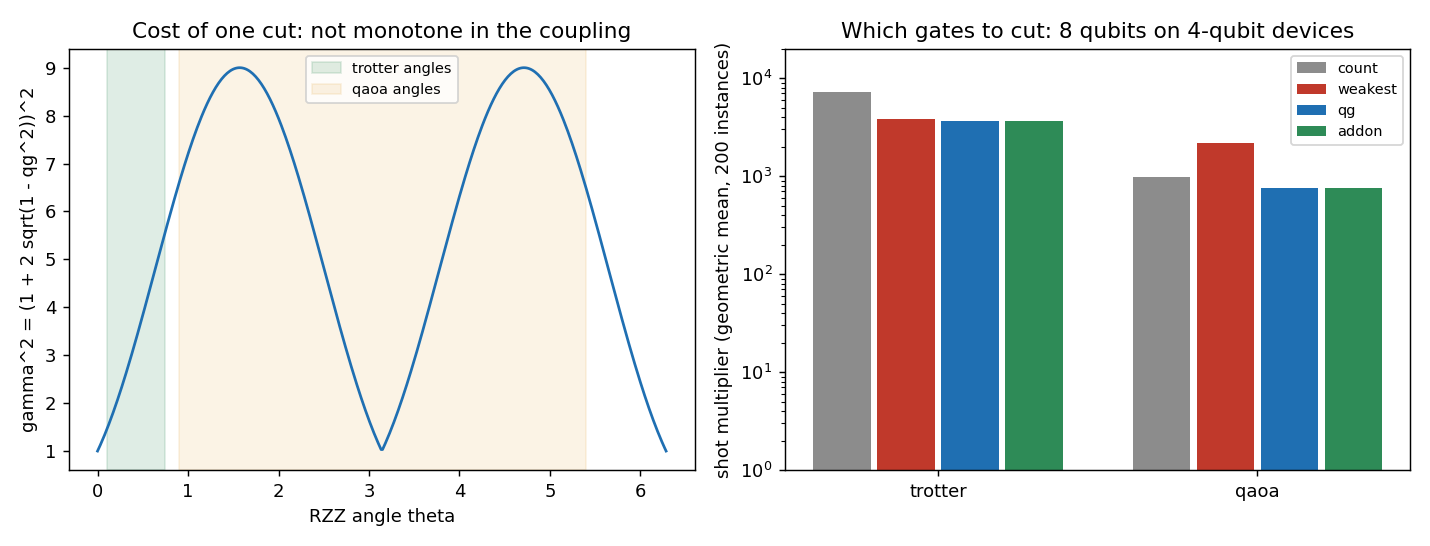

Write Python code to recreate this figure.
"""
Circuit knitting in practice: choosing WHICH gates to cut with the qg
cost formula.

§15.2 gives the sampling cost of cutting one two-qubit Pauli rotation
in closed form, gamma^2 = (1 + 2 sqrt(1 - qg^2))^2 with qg = cos(theta).
Here that formula is used to decide where to split a circuit that is too
large for one device, and the decision is compared with the angle-blind
alternatives people actually use.

Problem. An 8-qubit circuit of RZZ couplings on a sparse graph (ring
plus 4 random chords, 12 couplings) must run on devices of at most 4
qubits, so some gates have to be cut. Two families of angles:

  trotter  2 Trotter steps of a disordered Ising model,
           theta = 2 J dt, J ~ U(0.2, 1.5), dt = 0.25  ->  theta in [0.1, 0.75]
  qaoa     one weighted-MaxCut QAOA layer, theta = 2 gamma w,
           w ~ {1..6}, gamma = 0.45                 ->  theta in [0.9, 5.4]

Cut-selection rules, each evaluated by the true shot multiplier
(product of gamma^2 over the cut gates):

  count      fewest cut gates (the usual angle-blind rule; ties averaged)
  weakest    smallest total |theta| cut ("cut the weakest bonds"; ties averaged)
  qg         smallest sum of log gamma^2(qg): the exact optimum, found by
             scoring every partition into blocks of <= 4 qubits (3,795 of
             them) with the closed form
  addon      qiskit-addon-cutting's find_cuts (gate cuts only), as the
             reference implementation

Then one 6-qubit instance is cut end to end with the addon, once where
the count rule says and once where the qg rule says, with the same total
shot budget, to see whether the predicted cost shows up as error.

Findings (200 random instances per family; overhead = shot multiplier,
geometric mean over instances):

                  count    weakest   qg      addon  | qg strictly cheaper than
                                                    | count      weakest
    trotter       7,254    3,838     3,642   3,642  |  60%        12%
    qaoa            976    2,174       753     753  |  52%        62%

  * Trotter regime (every theta < pi/2): gamma grows with |theta|, so
    "cut the weakest bonds" is nearly the qg rule (5% more shots). The
    angle-blind count rule needs 2.0x more shots.
  * Large angles (QAOA): the cost is not monotone in the coupling, since
    RZZ(theta) near pi is almost a local Z(x)Z and nearly free to cut.
    "Cut the weakest bonds" becomes the worst rule (2.9x the qg optimum,
    worse than counting gates); qg is 1.3x cheaper than the count rule.
  * qiskit-addon-cutting's find_cuts finds the same optimum in all 400
    instances: it already prices each gate by its own QPD 1-norm, which
    is what the qg formula gives in closed form. What qg adds is the
    formula itself: at this size, exhaustively scoring all 3,795
    partitions takes 1-3 ms, vs 17-170 ms for the addon's search (but
    enumeration grows exponentially and the search does not).
  * End to end (6 qubits, 3 per device, 60,000 shots, 10 seeds; RMSE of
    the six <X_i>): the count rule cuts 2 gates (overhead 81), the qg
    rule 3 gates (overhead 7.4).
        shots per QPD term proportional to |c_i|:  count 0.037, qg 0.013
            -> 2.9x smaller error, predicted sqrt(81/7.4) = 3.3
        same shots for every subexperiment:        count 0.037, qg 0.083
            -> the ranking flips
    The gamma^2 law assumes importance sampling of the QPD terms. With
    uniform shots the cost grows with the number of subexperiments
    (6^k for k cuts) instead, and cutting fewer gates wins. So the qg
    cost is the right criterion only together with proportional shot
    allocation (the addon does this when num_samples is finite).

Honest summary: a cost saving, not a physical advantage, and the leading
tool already makes the angle-aware choice. The measurable gain is
against angle-blind rules (count) and magnitude rules (weakest bond),
largest when gate angles pass pi/2, and it only materializes with
shots allocated in proportion to the QPD weights.
"""

import math
import sys
import time

import numpy as np

from qang.knitting import cut_sampling_overhead

N_QUBITS = 8
CAPACITY = 4


# --------------------------------------------------------------------- #
# instances
# --------------------------------------------------------------------- #
def random_graph(n: int, n_chords: int, rng: np.random.Generator):
    """Ring plus n_chords random non-adjacent chords (no repeats)."""
    edges = {(i, (i + 1) % n) if i < (i + 1) % n else ((i + 1) % n, i) for i in range(n)}
    while len(edges) < n + n_chords:
        a, b = sorted(rng.choice(n, 2, replace=False).tolist())
        edges.add((a, b))
    return sorted(edges)


def instance(kind: str, seed: int, n: int = N_QUBITS):
    """List of RZZ gates (a, b, theta), in circuit order."""
    rng = np.random.default_rng(seed)
    edges = random_graph(n, n // 2, rng)
    if kind == "trotter":
        dt, steps = 0.25, 2
        thetas = {e: 2.0 * rng.uniform(0.2, 1.5) * dt for e in edges}
        return [(a, b, thetas[(a, b)]) for _ in range(steps) for (a, b) in edges]
    if kind == "qaoa":
        gamma = 0.45
        return [(a, b, 2.0 * gamma * int(rng.integers(1, 7))) for (a, b) in edges]
    raise ValueError(kind)


def gate_log_cost(theta: float) -> float:
    """log of gamma^2 for cutting RZZ(theta), from qg = cos(theta)."""
    return math.log(cut_sampling_overhead(max(-1.0, min(1.0, math.cos(theta)))))


# --------------------------------------------------------------------- #
# partitions and rules
# --------------------------------------------------------------------- #
def capacity_partitions(n: int, cap: int):
    """All set partitions of range(n) into blocks of size <= cap, as label
    tuples (restricted growth strings)."""
    out = []

    def rec(labels, sizes):
        i = len(labels)
        if i == n:
            out.append(tuple(labels))
            return
        for b in range(len(sizes) + 1):
            if b == len(sizes):
                rec(labels + [b], sizes + [1])
            elif sizes[b] < cap:
                sizes[b] += 1
                rec(labels + [b], sizes)
                sizes[b] -= 1

    rec([], [])
    return out


def _cut_mask(gates, parts: np.ndarray) -> np.ndarray:
    a = np.array([g[0] for g in gates])
    b = np.array([g[1] for g in gates])
    return parts[:, a] != parts[:, b]  # (n_partitions, n_gates)


RULES = ("count", "weakest", "qg")


def rule_overheads(gates, parts: np.ndarray) -> dict:
    """True log-overhead of the partition each rule picks (ties averaged)."""
    cut = _cut_mask(gates, parts)
    logc = np.array([gate_log_cost(t) for _, _, t in gates])
    true_cost = cut @ logc
    scores = {
        "count": cut.sum(axis=1).astype(float),
        "weakest": cut @ np.array([abs(t) for _, _, t in gates]),
        "qg": true_cost,
    }
    out = {}
    for rule, s in scores.items():
        best = np.isclose(s, s.min(), rtol=0, atol=1e-9)
        out[rule] = float(true_cost[best].mean())
    return out


def addon_log_overhead(gates, n: int = N_QUBITS, cap: int = CAPACITY, seed: int = 1) -> float:
    from qiskit import QuantumCircuit
    from qiskit_addon_cutting import DeviceConstraints, OptimizationParameters, find_cuts

    qc = QuantumCircuit(n)
    for a, b, t in gates:
        qc.rzz(t, a, b)
    _, meta = find_cuts(qc, OptimizationParameters(seed=seed, gate_lo=True, wire_lo=False, max_gamma=1e12),
                        DeviceConstraints(qubits_per_subcircuit=cap))
    return math.log(float(meta["sampling_overhead"]))


def survey(kind: str, seeds=range(200), with_addon: bool = True) -> dict:
    parts = np.array(capacity_partitions(N_QUBITS, CAPACITY))
    rows = []
    t_qg = t_addon = 0.0
    for s in seeds:
        g = instance(kind, s)
        t0 = time.perf_counter()
        r = rule_overheads(g, parts)
        t_qg += time.perf_counter() - t0
        if with_addon:
            t0 = time.perf_counter()
            r["addon"] = addon_log_overhead(g)
            t_addon += time.perf_counter() - t0
        rows.append(r)
    keys = list(rows[0])
    gm = {k: float(np.exp(np.mean([r[k] for r in rows]))) for k in keys}
    better = {k: float(np.mean([r["qg"] < r[k] - 1e-9 for r in rows])) for k in ("count", "weakest")}
    out = {"geo_mean_overhead": gm, "qg_strictly_better": better, "n_partitions": len(parts),
           "seconds_per_instance_qg": t_qg / len(rows)}
    if with_addon:
        out["addon_matches_qg"] = float(np.mean([abs(r["addon"] - r["qg"]) < 1e-6 for r in rows]))
        out["addon_worse_than_qg"] = float(np.mean([r["addon"] > r["qg"] + 1e-6 for r in rows]))
        out["seconds_per_instance_addon"] = t_addon / len(rows)
    return out


# --------------------------------------------------------------------- #
# end to end: does the predicted overhead show up as error?
# --------------------------------------------------------------------- #
# 6 qubits, 3 per device. The count rule's unique choice {0,1,2}|{3,4,5}
# cuts the two strong couplings (theta = pi/2, gamma^2 = 9 each: overhead
# 81); the qg rule's choice {0,1,3}|{2,4,5} cuts three weak ones
# (theta = 0.2, gamma^2 = 1.95 each: overhead 7.4).
E2E_GATES = [
    (0, 1, 1.1), (4, 5, 1.2),                      # inside both choices
    (0, 2, 0.2), (1, 2, 0.2), (3, 4, 0.2),         # weak: cut by the qg choice
    (2, 5, math.pi / 2), (1, 3, math.pi / 2),      # strong: cut by the count choice
]
COUNT_LABELS = "AAABBB"  # qubits 0,1,2 | 3,4,5
QG_LABELS = "AABABB"     # qubits 0,1,3 | 2,4,5


def e2e_circuit():
    from qiskit import QuantumCircuit

    qc = QuantumCircuit(6)
    qc.h(range(6))
    for a, b, t in E2E_GATES:
        qc.rzz(t, a, b)
    return qc


def cut_estimate(labels: str, total_shots: int, seed: int, allocation: str = "proportional"):
    """Reconstruct <X_i> for all i with the addon, cutting where `labels` says.

    allocation = "proportional": term i of the QPD gets shots proportional
    to |c_i| (the importance sampling behind the gamma^2 law);
    "uniform": every subexperiment gets the same shots.
    Returns (estimates, number of distinct circuits)."""
    from qiskit.quantum_info import SparsePauliOp
    from qiskit_addon_cutting import (generate_cutting_experiments, partition_problem,
                                      reconstruct_expectation_values)
    from qiskit_aer.primitives import SamplerV2

    obs = SparsePauliOp(["I" * (5 - i) + "X" + "I" * i for i in range(6)])
    part = partition_problem(circuit=e2e_circuit(), partition_labels=labels, observables=obs.paulis)
    subexp, coeffs = generate_cutting_experiments(circuits=part.subcircuits, observables=part.subobservables,
                                                  num_samples=np.inf)
    n_terms = len(coeffs)
    n_circ = sum(len(v) for v in subexp.values())
    per_term_budget = total_shots / len(subexp)  # split the budget across the subcircuits
    w = np.abs([c for c, _ in coeffs])
    if allocation == "proportional":
        term_shots = np.maximum(1, np.round(per_term_budget * w / w.sum())).astype(int)
    elif allocation == "uniform":
        term_shots = np.full(n_terms, max(1, int(per_term_budget // n_terms)))
    else:
        raise ValueError(allocation)
    sampler = SamplerV2(seed=seed)
    results = {}
    for k, circs in subexp.items():
        per_circ = len(circs) // n_terms  # subexperiments per term (one per observable group)
        pubs = [(c, None, int(term_shots[i // per_circ])) for i, c in enumerate(circs)]
        results[k] = sampler.run(pubs).result()
    return np.array(reconstruct_expectation_values(results, coeffs, part.subobservables)), n_circ


def e2e_errors(total_shots: int = 60000, seeds=range(10), allocation: str = "proportional") -> dict:
    from qiskit.quantum_info import SparsePauliOp, Statevector

    sv = Statevector(e2e_circuit())
    exact = np.array([sv.expectation_value(SparsePauliOp("I" * (5 - i) + "X" + "I" * i)).real for i in range(6)])
    out = {}
    for name, labels in (("count", COUNT_LABELS), ("qg", QG_LABELS)):
        errs = []
        for s in seeds:
            est, n_circ = cut_estimate(labels, total_shots, s, allocation)
            errs.append(np.sqrt(np.mean((est - exact) ** 2)))
        cut = [g for g in E2E_GATES if labels[g[0]] != labels[g[1]]]
        out[name] = {
            "rmse": float(np.sqrt(np.mean(np.square(errs)))),
            "n_cut": len(cut),
            "overhead": float(np.prod([cut_sampling_overhead(math.cos(t)) for *_, t in cut])),
            "n_circuits": n_circ,
        }
    return out


# --------------------------------------------------------------------- #
def make_figure(results: dict, path: str) -> None:
    import matplotlib

    matplotlib.use("Agg")
    import matplotlib.pyplot as plt

    fig, ax = plt.subplots(1, 2, figsize=(11, 4.2))
    th = np.linspace(0, 2 * np.pi, 400)
    ax[0].plot(th, [cut_sampling_overhead(math.cos(t)) for t in th], color="#1f6fb2")
    ax[0].set_xlabel("RZZ angle theta")
    ax[0].set_ylabel("gamma^2 = (1 + 2 sqrt(1 - qg^2))^2")
    ax[0].set_title("Cost of one cut: not monotone in the coupling")
    ax[0].axvspan(0.1, 0.75, color="#2e8b57", alpha=0.15, label="trotter angles")
    ax[0].axvspan(0.9, 5.4, color="#e0a030", alpha=0.12, label="qaoa angles")
    ax[0].legend(fontsize=8)

    kinds = list(results)
    labels = ["count", "weakest", "qg", "addon"]
    colors = {"count": "#8c8c8c", "weakest": "#c0392b", "qg": "#1f6fb2", "addon": "#2e8b57"}
    x = np.arange(len(kinds))
    for j, lab in enumerate(labels):
        vals = [results[k]["geo_mean_overhead"].get(lab, np.nan) for k in kinds]
        ax[1].bar(x + (j - 1.5) * 0.2, vals, 0.18, color=colors[lab], label=lab)
    ax[1].set_yscale("log")
    ax[1].set_ylim(1, 2e4)
    ax[1].set_xticks(x)
    ax[1].set_xticklabels(kinds)
    ax[1].set_ylabel("shot multiplier (geometric mean, 200 instances)")
    ax[1].set_title("Which gates to cut: 8 qubits on 4-qubit devices")
    ax[1].legend(fontsize=8)
    fig.tight_layout()
    fig.savefig(path, dpi=130)


if __name__ == "__main__":
    results = {}
    for kind in ("trotter", "qaoa"):
        r = survey(kind)
        results[kind] = r
        gm = r["geo_mean_overhead"]
        print(f"{kind:8s} partitions={r['n_partitions']}  overhead: "
              + "  ".join(f"{k}={v:,.1f}" for k, v in gm.items())
              + f"  | qg strictly better than count {r['qg_strictly_better']['count']:.0%}, "
                f"weakest {r['qg_strictly_better']['weakest']:.0%}"
              + f"  | addon = qg in {r['addon_matches_qg']:.0%}, worse in {r['addon_worse_than_qg']:.0%}"
              + f"  | time/instance qg {1e3 * r['seconds_per_instance_qg']:.1f} ms, "
                f"addon {1e3 * r['seconds_per_instance_addon']:.1f} ms")
    for alloc in ("proportional", "uniform"):
        e = e2e_errors(allocation=alloc)
        for k, v in e.items():
            print(f"e2e {alloc:12s} {k:5s}: cut {v['n_cut']} gates, overhead {v['overhead']:.1f}, "
                  f"{v['n_circuits']} circuits, RMSE <X_i> {v['rmse']:.4f}")
        print(f"e2e {alloc}: RMSE ratio count/qg = {e['count']['rmse'] / e['qg']['rmse']:.2f}, "
              f"predicted sqrt(overhead ratio) = {math.sqrt(e['count']['overhead'] / e['qg']['overhead']):.2f}")
    if "--figure" in sys.argv:
        make_figure(results, __file__.replace(".py", ".png"))
